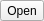
<?xml version="1.0" encoding="UTF-8"?>
<ui version="4.0">
	<class>MenuMainSessionOpenWidget</class>
	<widget class="QToolButton" name="pushButton">
		<property name="text">
			<string>Open</string>
		</property>
		<property name="icon">
			<iconset theme=":/sprite/open_session_icon.png"/>
		</property>
		<property name="iconSize">
			 <size>
				  <width>16</width>
				  <height>16</height>
			 </size>
		</property>
		<property name="toolButtonStyle">
			<enum>Qt::ToolButtonTextBesideIcon</enum>
		</property>
	</widget>

 <resources/>
 <connections/>
</ui>
